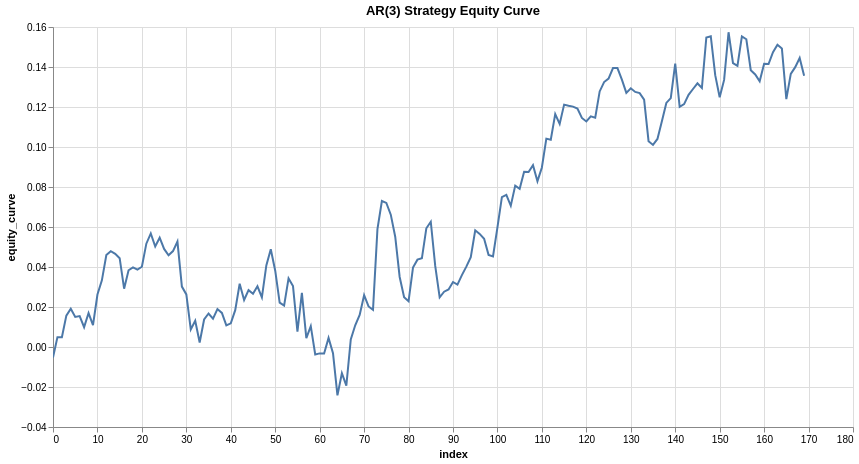

Source (notebook cell):
### Code cell
# Plot equity curve
research.plot_column(trade_results, 'equity_curve', title='AR(3) Strategy Equity Curve')

### Figure 1 — Vega-Lite specification as saved in the notebook (floating-point values rounded to 4 significant figures; data arrays with more than 128 entries replaced by an {"elided": "..."} marker saying what was removed)
{"config": {"view": {"continuousWidth": 300, "continuousHeight": 300}}, "data": {"name": "data-56fa18d688381a5e4592ad200612781a"}, "mark": {"type": "line", "tooltip": true}, "encoding": {"x": {"field": "index", "type": "quantitative"}, "y": {"field": "equity_curve", "type": "quantitative"}}, "height": 400, "params": [{"name": "param_1e9efca18e7a2868", "select": {"type": "interval", "encodings": ["x", "y"]}, "bind": "scales"}], "title": "AR(3) Strategy Equity Curve", "width": 800, "$schema": "https://vega.github.io/schema/vega-lite/v6.1.0.json", "datasets": {"data-56fa18d688381a5e4592ad200612781a": {"elided": "170 records"}}}
